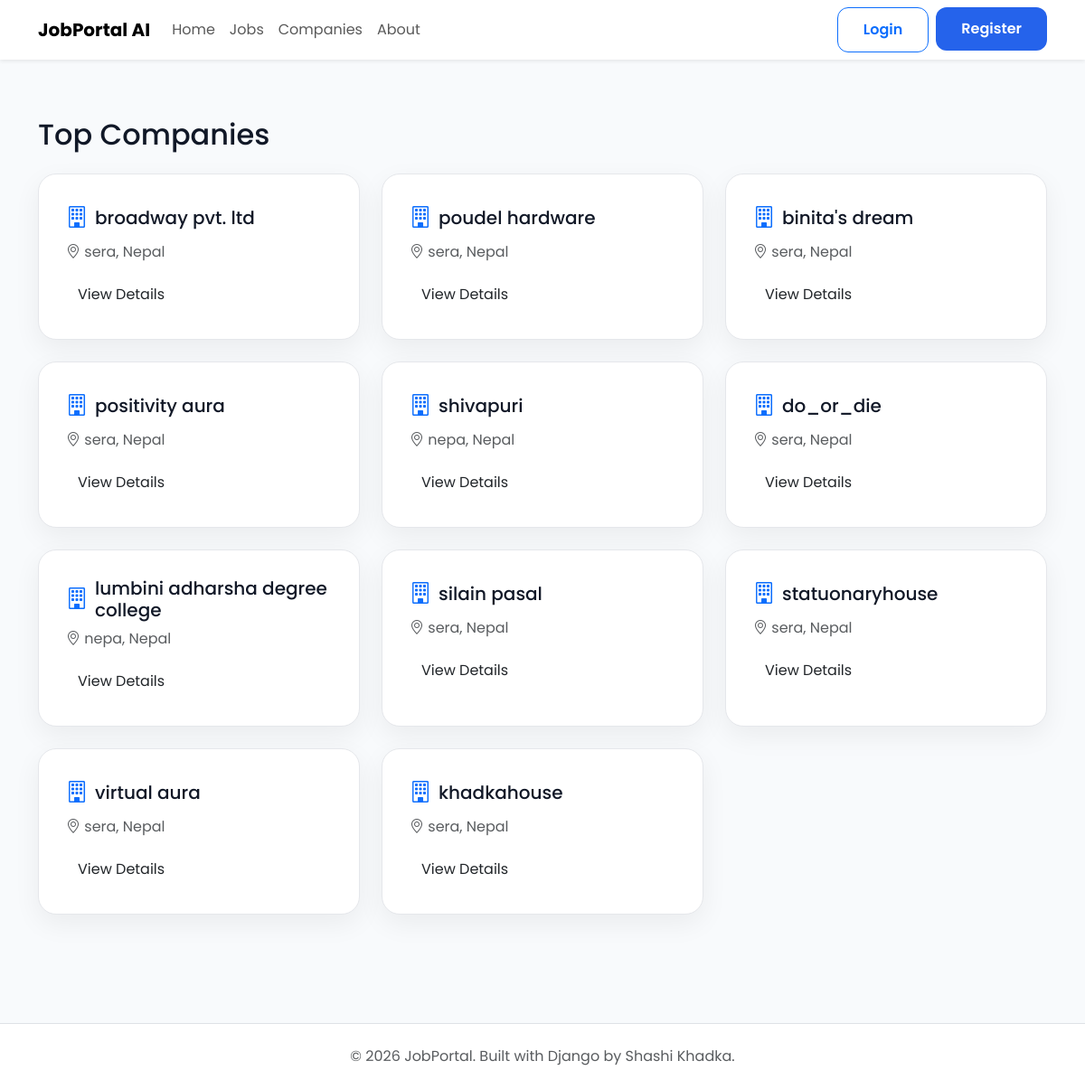
The page /company/companies/ on the database its author committed.
### companies/models.py (models this page shows, shortened)
class Company(models.Model):
    owner = models.OneToOneField(
        settings.AUTH_USER_MODEL,
        on_delete=models.CASCADE,
        related_name="company",
    )
    company_name = models.CharField(max_length=200)
    slug = models.SlugField(unique=True, blank=True)
    logo = models.ImageField(
        upload_to="company_logos/",
        blank=True,
        null=True,
    )
    description = models.TextField()
    website = models.URLField(blank=True)
    email = models.EmailField()
    phone = models.CharField(max_length=20)
    address = models.TextField()
    location = models.CharField(max_length=255)
    city = models.CharField(max_length=100)
    country = models.CharField(max_length=100)
    established_date = models.DateField()
    employee_count = models.PositiveIntegerField()
    created_at = models.DateTimeField(auto_now_add=True)
    updated_at = models.DateTimeField(auto_now=True)

### companies/views.py (the view)
# urls.py: path("companies/", views.company_list, name="company-list"),
def company_list(request):
    companies = Company.objects.all().order_by("-created_at")
    return render( request,"companies/company_list.html",
        {
            "companies": companies,
        },
    )

### templates/companies/company_list.html (shortened to what this page needs)
{% extends "public_base.html" %}
{% block content %}
<div class="container py-5">
    <h2 class="mb-4">Top Companies</h2>
    <div class="row">
        {% for company in companies %}
       <div class="col-md-4 mb-4">
    <div class="job-card h-100">
        <div class="d-flex align-items-center mb-2">
            <i class="bi bi-building text-primary" style="font-size: 24px;"></i>
            <h5 class="mb-0 ms-2">{{ company.company_name }}</h5>
        </div>
        <p class="text-muted">
            <i class="bi bi-geo-alt"></i>
            {{ company.city }}, {{ company.country }}
        </p>
        <a href="{% url 'company-detail' company.pk %}"
           class="btn btn-primary-custom">
            View Details
        </a>
    </div>
</div>
{% empty %}
<div class="text-center py-5 w-100">
    <i class="bi bi-building display-2 text-secondary"></i>
    <h4 class="mt-3">No Companies Found</h4>
    <p class="text-muted">Check back later for new listings.</p>
</div>
        {% endfor %}
    </div>
</div>
{% endblock %}

### static/css/style.css (style rules this page uses)
* { margin:0; padding:0; box-sizing:border-box; }
body { font-family:'Poppins',sans-serif; background:var(--light); color:var(--dark); }
a { text-decoration:none; }

### static/css/home.css (style rules this page uses)
:root { --primary:#2563eb; --primary-dark:#1d4ed8; --success:#16a34a; --warning:#f59e0b; --danger:#ef4444; --text:#111827; --text-light:#6b7280; --border:#e5e7eb; --white:#ffffff; --background:#f8fafc; --radius:18px; --shadow:0 10px 30px rgba(0,0,0,.06); --shadow-hover:0 18px 40px rgba(37,99,235,.15); }
body { background:var(--background); font-family:"Poppins",sans-serif; color:var(--text); }
a { text-decoration:none; }
.job-card { background:#ffffff; border:1px solid #e5e7eb; border-radius:20px; padding:30px; transition:.3s; height:100%; box-shadow:var(--shadow); }

### rows shown on the page
Company: company_name "broadway pvt. ltd", city "sera", country "Nepal"
Company: company_name "poudel hardware", city "sera", country "Nepal"
Company: company_name "binita's dream", city "sera", country "Nepal"
Company: company_name "positivity aura", city "sera", country "Nepal"
Company: company_name "shivapuri", city "nepa", country "Nepal"
Company: company_name "do_or_die", city "sera", country "Nepal"
Company: company_name "lumbini adharsha degree college", city "nepa", country "Nepal"
Company: company_name "silain pasal", city "sera", country "Nepal"
Company: company_name "statuonaryhouse", city "sera", country "Nepal"
Company: company_name "virtual aura", city "sera", country "Nepal"
Company: company_name "khadkahouse", city "sera", country "Nepal"
